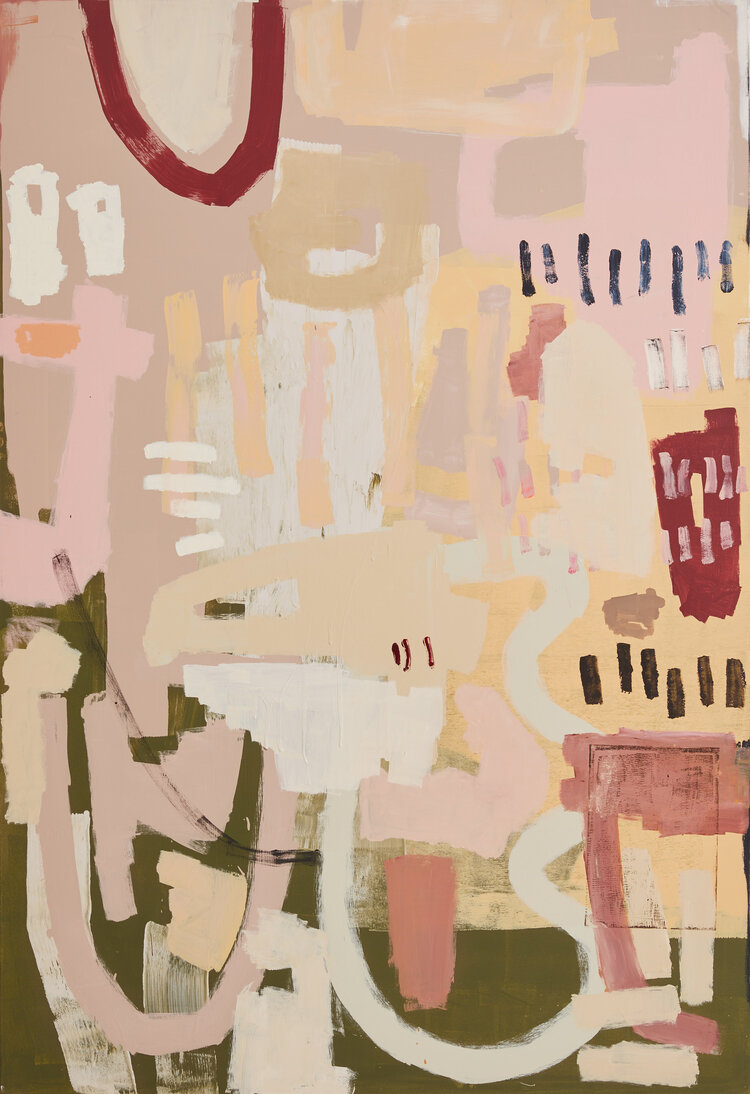
#> input picture data/AH01.jpg, 750 x 1094 px, found by its file name
$ jupyter execute --allow-errors Untitled.ipynb   (older library calls are emulated)
#> lines starting #> are read from the running program, lines starting #| are printed output that depends on the picture; after the words box and inside, x2 and y2 are one past the last pixel; in counts of white or black regions, pixels touching at a corner belong together
[cell 1]
import cv2
import numpy as np
import matplotlib.pyplot as plt

[cell 2]
def extract_brushes(path, nameInFile, nameOutContFile):

#> called with path = './data/', nameInFile = 'AH01.jpg', nameOutContFile = 'AH01_contours.jpg'
    image = cv2.imread(path + nameInFile)
#> image is the input picture: shape (1094, 750, 3); mean B, G, R 147.2, 170.3, 198.2

    red, green, blue = image[:,:,0], image[:,:,1], image[:,:,2]
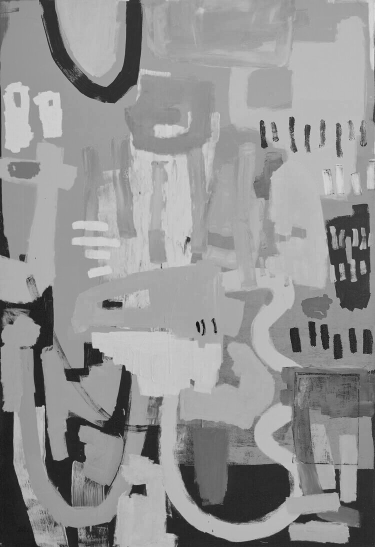
#> red: shape (1094, 750) (shown at 1/2 size); min 0, max 224, mean 147.2
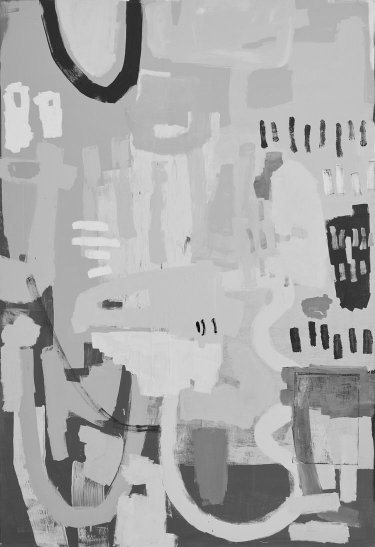
#> green: shape (1094, 750) (shown at 1/2 size); min 0, max 232, mean 170.3
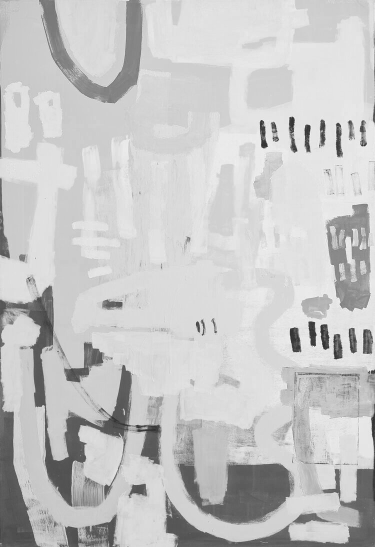
#> blue: shape (1094, 750) (shown at 1/2 size); min 28, max 255, mean 198.2
    mask_white = (red >=200) & (green >=200) & (blue >=200)
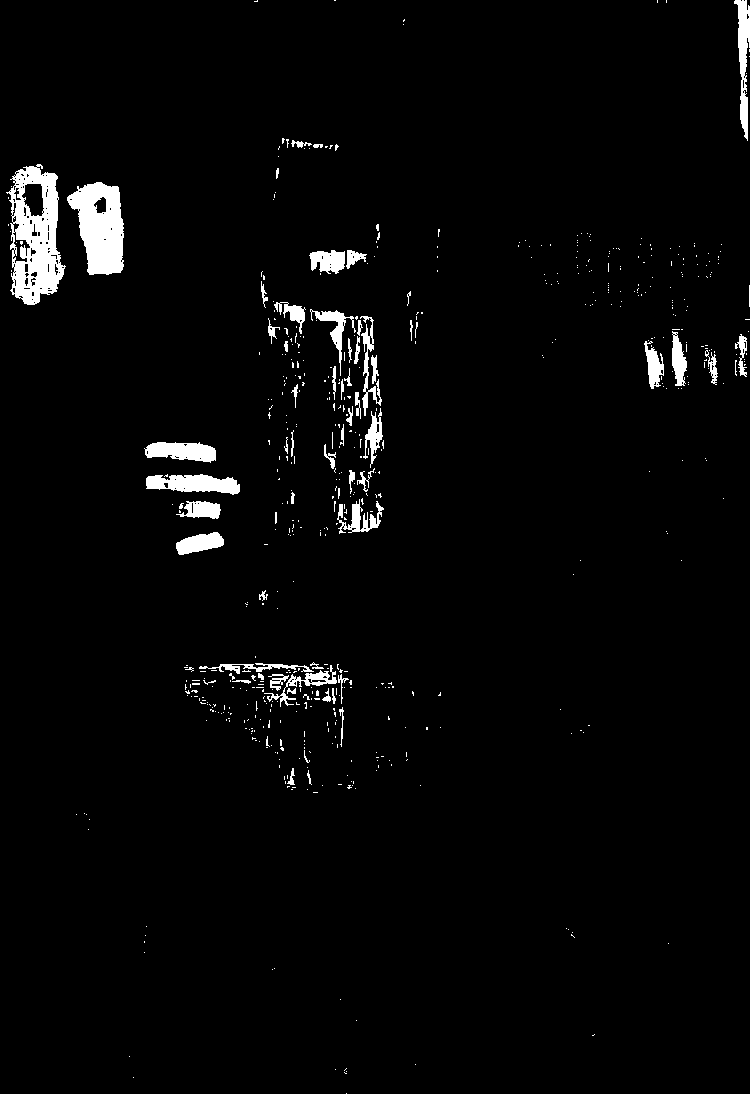
#> mask_white: shape (1094, 750) bool; 2.8% white; 599 white regions (536 under 20 px), largest, box (x1, y1, x2, y2) and area: (6, 164, 66, 305) 4782, (67, 182, 124, 275) 3580, (146, 474, 240, 495) 1329
    mask_black= ~mask_white
    image[:,:,:3][mask_white]=[255,255,255]
#> image: shape (1094, 750, 3); 2.8% of pixels changed, all inside (x1, y1, x2, y2) = (6, 0, 750, 1094)
    image[:,:,:3][mask_black]=[0,0,0]

    plt.imshow(image)
    plt.title("image_orig")
    plt.show()

    image = (255-image)

    gray = cv2.cvtColor(image, cv2.COLOR_BGR2GRAY) #to gray scale
#> gray: shape (1094, 750); 97.2% white; 599 black regions (536 under 20 px)
    plt.imshow(gray)
    plt.title("gray_orig")
    plt.show()

    scale_percent= 600/gray.shape[1] #percent of established width in order to have all inputs in same scale for a later application a minimum area

    width = int(gray.shape[1] * scale_percent )
    height = int(gray.shape[0] * scale_percent )

    # resize image
    gray = cv2.resize(gray, (width, height))
#> gray: shape (875, 600)
    image = cv2.resize(image, (width, height))
#> image: shape (875, 600, 3)
    image0 = image.copy()

    plt.imshow(image)
    plt.title("image_transform")
    plt.show()

    plt.imshow(gray)
    plt.title("gray_transform")
    plt.show()

    # [7 lines of commented-out code are left out]

    contours,hierarchy = cv2.findContours(gray, cv2.RETR_EXTERNAL, cv2.CHAIN_APPROX_SIMPLE)
#> contours = 5 contours, 4 with area under 20; largest, box (x1, y1, x2, y2) and area: (0, 0, 600, 875) 523068

    threshold_area =75

    new_contours=[]

    for i,cnt in enumerate(contours):
        area = cv2.contourArea(cnt)

        if area > threshold_area:
            new_contours.append(cnt)
            cv2.drawContours(image, contours,i, (0,255,0), 3)  # se marcan los contours en verde
#> this loop made 5 passes
#> area on pass 5: 523067.5
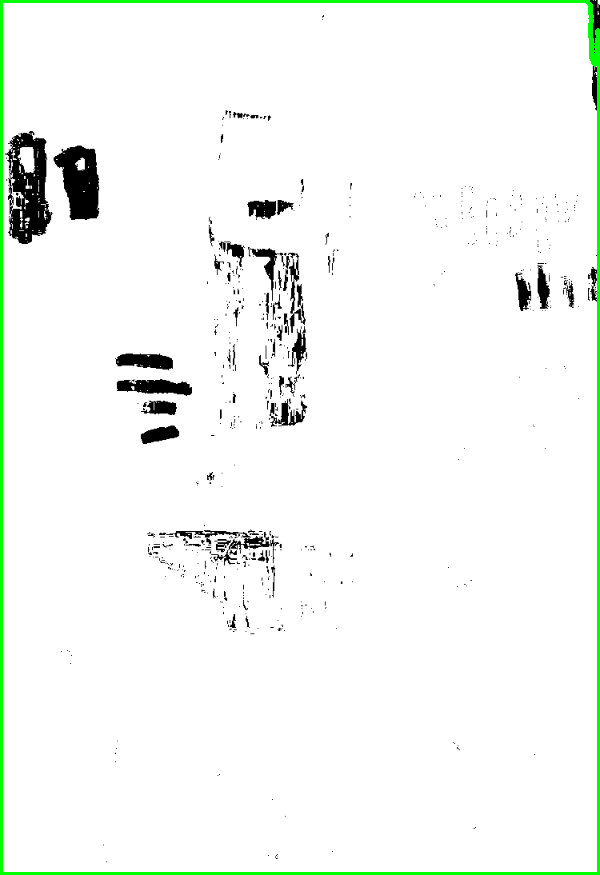
#> image: shape (875, 600, 3); mean B, G, R 243.6, 248, 243.6
#> after the loop, new_contours = 1 contour; box (x1, y1, x2, y2) and area: (0, 0, 600, 875) 523068

    plt.imshow(image)
    plt.title("contours")
    plt.show()

    path_contours=path + '01_contours/'
    cv2.imwrite(path_contours + nameOutContFile, image) # almacenamos en un fichero la salida para seguimiento-validación

    #print(len(new_contours))

    # extraer cada pincelada por separado en un fichero
    idx_out=1 #generador de idx para los brush strokes finales, que componen la ddbb
    for idx in range(len(new_contours)):
        image_i=image0.copy() #actuamos sobre una copia

        # [5 lines of commented-out code are left out]

        mask_i = np.zeros_like(image_i) # Create mask where white is what we want, black otherwise
        cv2.drawContours(mask_i, new_contours, idx, (255,255,255), -1) # Draw filled contour in mask
        out_i = np.zeros_like(image_i)   # Extract out the object and place into output image
        out_i[mask_i == 255] = image_i[mask_i == 255]
        plt.imshow(out_i)
        plt.show()
        #crop out____________________________________________

        (x, y) = np.where((mask_i[:, :, 0]==255) & (mask_i[:, :, 1]==255) & (mask_i[:, :, 2]==255))

        (topx, topy) = (np.min(x), np.min(y))
        (bottomx, bottomy) = (np.max(x), np.max(y))

        height=bottomy-topy
        width=bottomx-topx

        brush = out_i[topx: topx + width,topy: topy + height]
        plt.imshow(brush)
        plt.show()


        path_brushes=path + '00_bs_db/'
        #cv2.imwrite(path_brushes + "bsu_" + ("0"*4 + str(idx_out))[-5:] + ".jpg", brush)

        idx_out+=1
#> this loop made 1 pass
#> (topx, topy, bottomx, bottomy, height, width, path_brushes, idx_out) on pass 1: (0, 0, 874, 599, 599, 874, './data/00_bs_db/', 2)
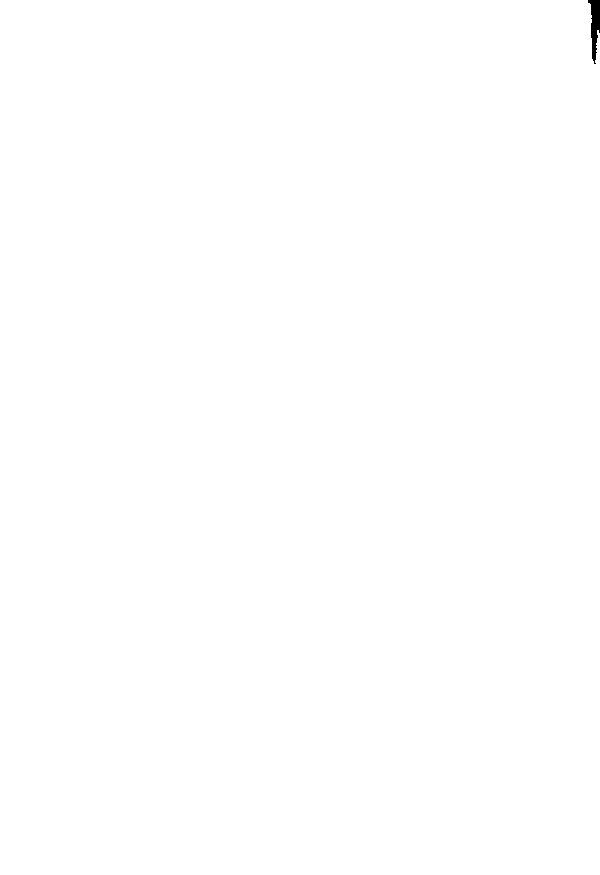
#> mask_i: shape (875, 600, 3); 99.9% white; 1 black region, box (x1, y1, x2, y2) and area: (588, 0, 600, 64) 429
#> after the loop, idx_out = 2


    return

[cell 3]
#individual test
#---------------#

path_bs='./data/'

nameInFile="AH01.jpg"
nameOutFile="AH01_contours.jpg"

extract_brushes(path_bs, nameInFile, nameOutFile)

[cell 4]
path_bs='./data/'

nameInFile="AH01.jpg"
nameOutFile="AH01_contours.jpg"

[cell 5]
import numpy as np
import pandas as pd
import matplotlib.pyplot as plt
import matplotlib.patches as patches
import matplotlib.image as mpimg

from PIL import Image
from matplotlib.offsetbox import OffsetImage, AnnotationBbox

[cell 6]
#!pip install easydev                 #version 0.12.0
#!pip install colormap                #version 1.0.4
#!pip install opencv-python           #version 4.5.5.64
#!pip install colorgram.py            #version 1.2.0
#!pip install extcolors               #version 1.0.0

import cv2
import extcolors

from colormap import rgb2hex

[cell 7]
input_name = path_bs + nameInFile
output_width = 900                   #set the output size
img = Image.open(input_name)
wpercent = (output_width/float(img.size[0]))
hsize = int((float(img.size[1])*float(wpercent)))
img = img.resize((output_width,hsize), Image.ANTIALIAS)
#> img: PIL image 900x1312 RGB

#save
resize_name = 'resize_' + input_name  #the resized image name
img.save(resize_name)                 #output location can be specified before resize_name

#read
plt.figure(figsize=(9, 9))
img_url = resize_name
img = plt.imread(img_url)
#> img: shape (1312, 900, 3)
plt.imshow(img)
plt.axis('off')
plt.show()

$ run again, with data/AH02.jpg copied over data/AH01.jpg
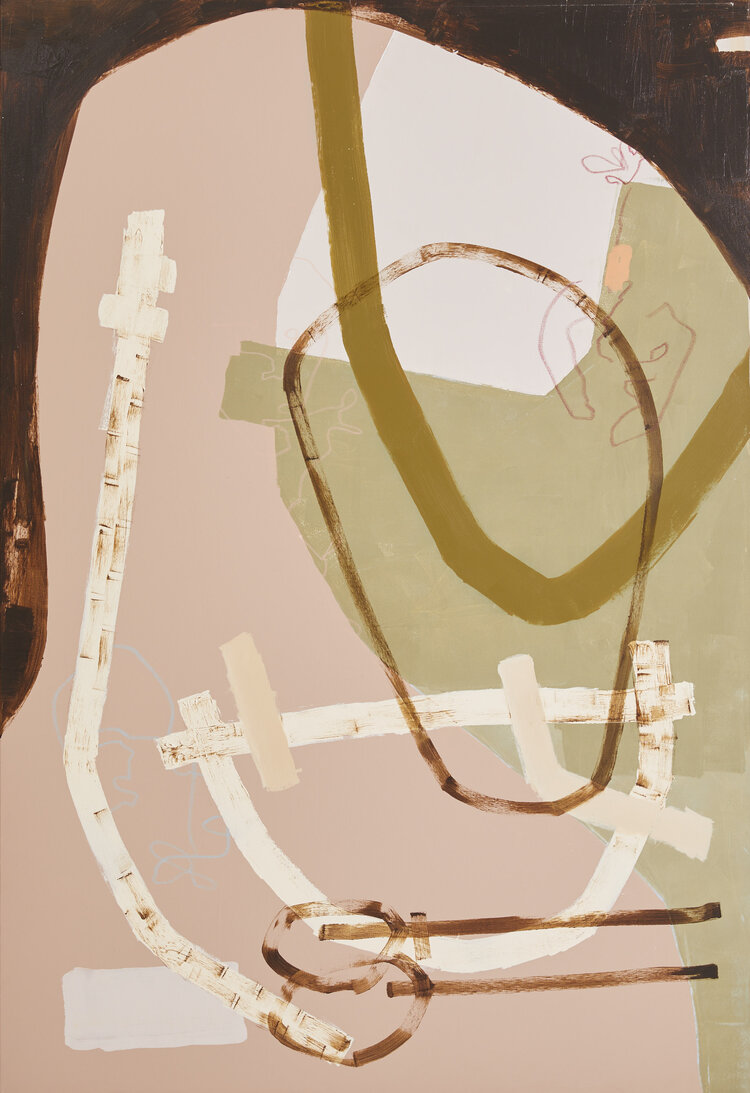
#> input picture data/AH02.jpg, 750 x 1093 px, found by its file name
#> in extract_brushes, image is the input picture: shape (1093, 750, 3); mean B, G, R 145.4, 168.8, 189.7
#> mask_white: shape (1093, 750) bool; 15.8% white; 555 white regions (479 under 20 px), largest, box (x1, y1, x2, y2) and area: (361, 30, 641, 304) 45388, (381, 258, 594, 395) 20623, (64, 525, 148, 938) 8344
#> contours = 1 contour; box (x1, y1, x2, y2) and area: (0, 0, 600, 874) 522884
#> the loop in extract_brushes, `for i,cnt in enumerate(contours):` made 1 pass
#> area on pass 1: 522884
#> after the loop in extract_brushes, `for i,cnt in enumerate(contours):`:
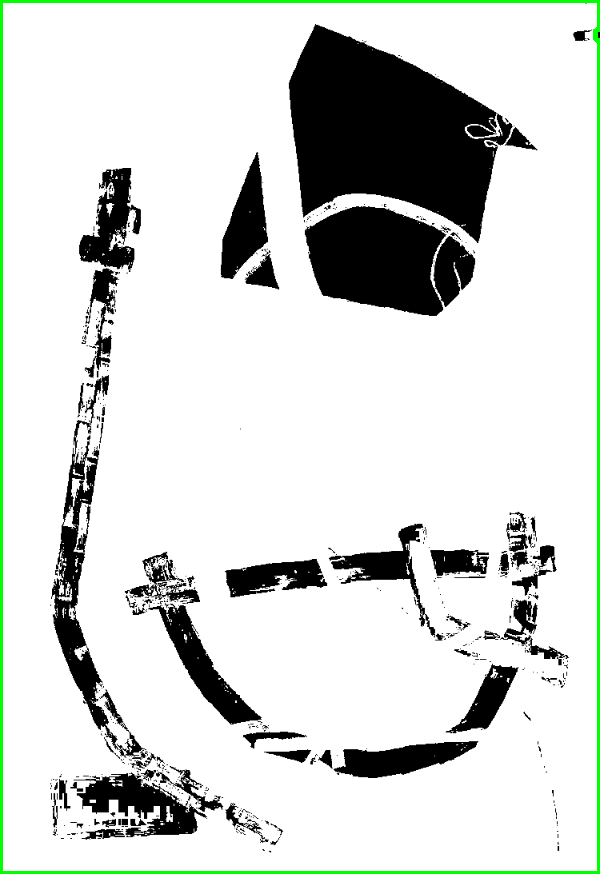
#> image: shape (874, 600, 3); mean B, G, R 210.5, 214.8, 210.5
#> after the loop in extract_brushes, `for i,cnt in enumerate(contours):`: new_contours has the same summary as contours
#> the loop in extract_brushes, `for idx in range(len(new_contours)):` made 1 pass
#> (topx, topy, bottomx, bottomy, height, width, path_brushes, idx_out) on pass 1: (0, 0, 873, 599, 599, 873, './data/00_bs_db/', 2)
#> pass 1, in extract_brushes, `brush = out_i[topx: topx + width,topy: topy + height]`:
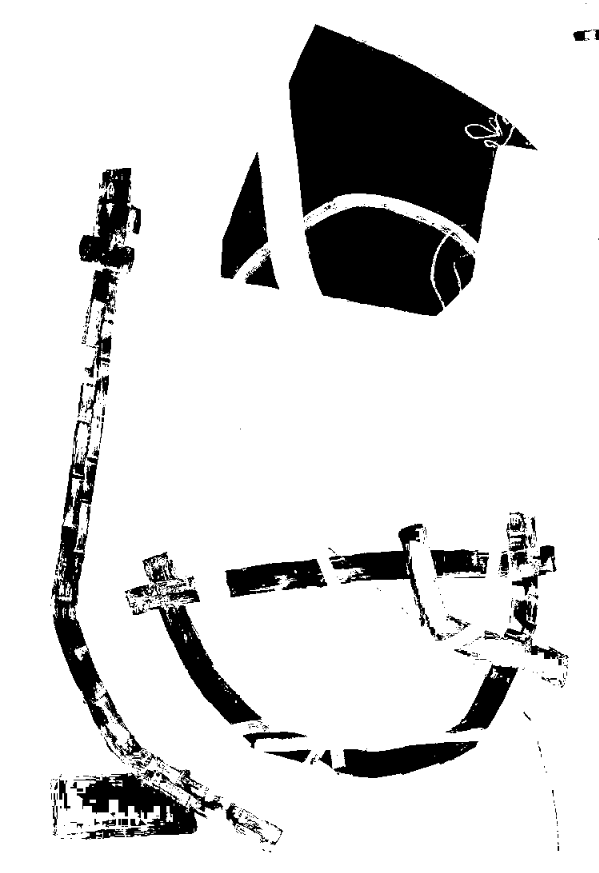
#> brush: shape (873, 599, 3); min 0, max 255, mean 214.7
#> after the loop in extract_brushes, `for idx in range(len(new_contours)):`: idx_out = 2

$ run again, with data/AH03.jpg copied over data/AH01.jpg
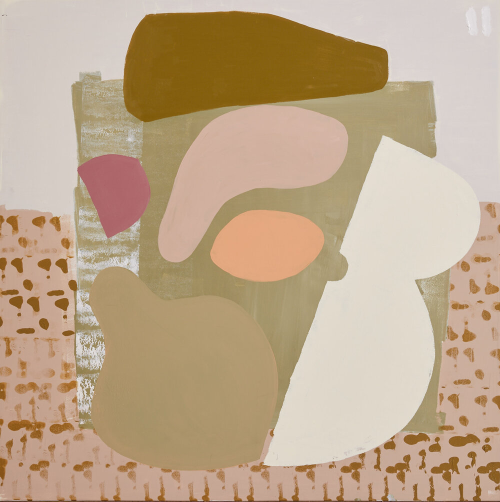
#> input picture data/AH03.jpg, 1000 x 1003 px, found by its file name (shown at 1/2 size)
#> in extract_brushes, image is the input picture: shape (1003, 1000, 3); mean B, G, R 139.6, 167.5, 190.6
#> mask_white: shape (1003, 1000) bool; 24.1% white; 376 white regions (337 under 20 px), largest, box (x1, y1, x2, y2) and area: (160, 0, 1000, 932) 235976, (166, 683, 210, 738) 651, (139, 229, 153, 319) 414
#> contours = 137 contours, 133 with area under 20; largest, box (x1, y1, x2, y2) and area: (0, 0, 600, 601) 274446, (152, 0, 162, 18) 80, (437, 522, 447, 531) 35, (163, 0, 171, 10) 28
#> the loop in extract_brushes, `for i,cnt in enumerate(contours):` made 137 passes
#> area on passes 34, 136, 137: 35, 79.5, 274446
#> after the loop in extract_brushes, `for i,cnt in enumerate(contours):`:
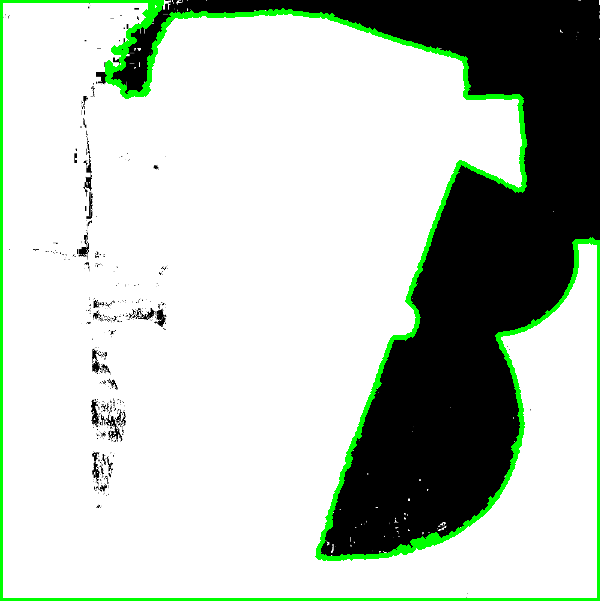
#> image: shape (601, 600, 3); mean B, G, R 186.7, 197.1, 186.7
#> after the loop in extract_brushes, `for i,cnt in enumerate(contours):`: new_contours = 2 contours; box (x1, y1, x2, y2) and area: (0, 0, 600, 601) 274446, (152, 0, 162, 18) 80
#> the loop in extract_brushes, `for idx in range(len(new_contours)):` made 2 passes
#> (topx, topy, bottomx, bottomy, height, width, path_brushes, idx_out) on passes 1 to 2: (0, 152, 17, 161, 9, 17, './data/00_bs_db/', 2), (0, 0, 600, 599, 599, 600, './data/00_bs_db/', 3)
#> after the loop in extract_brushes, `for idx in range(len(new_contours)):`: idx_out = 3
#> `img = img.resize((output_width,hsize), Image.ANTIALIAS)`:
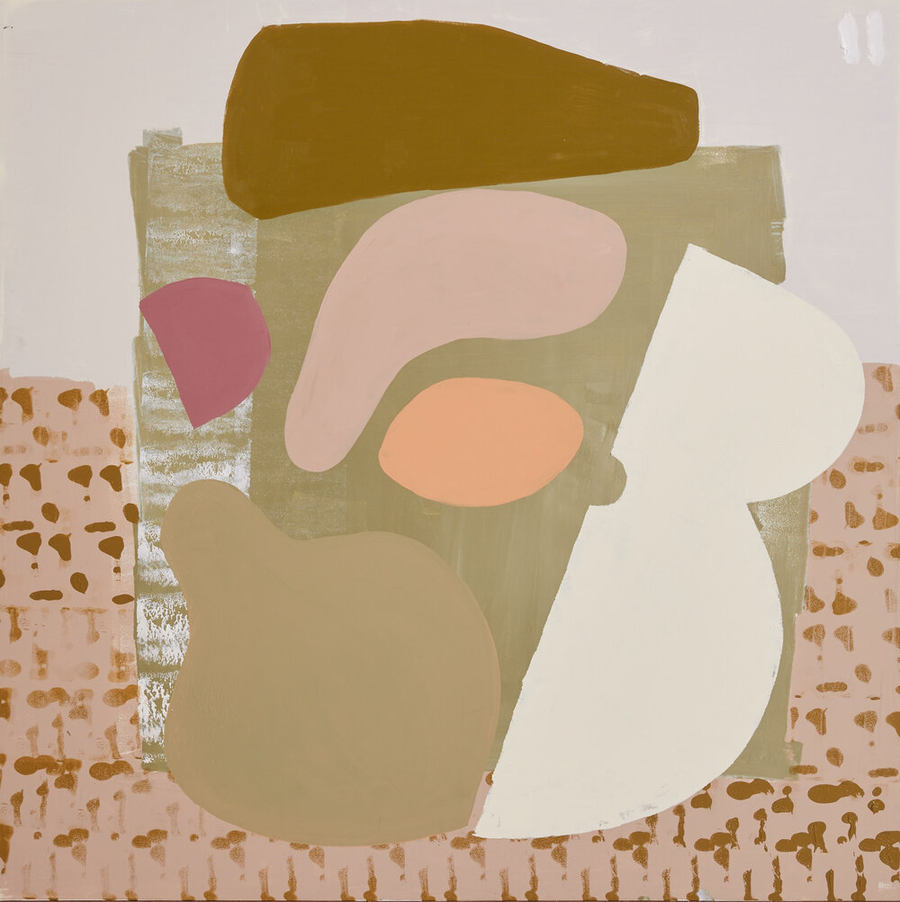
#> img: PIL image 900x902 RGB; mean R, G, B 190.6, 167.5, 139.6
